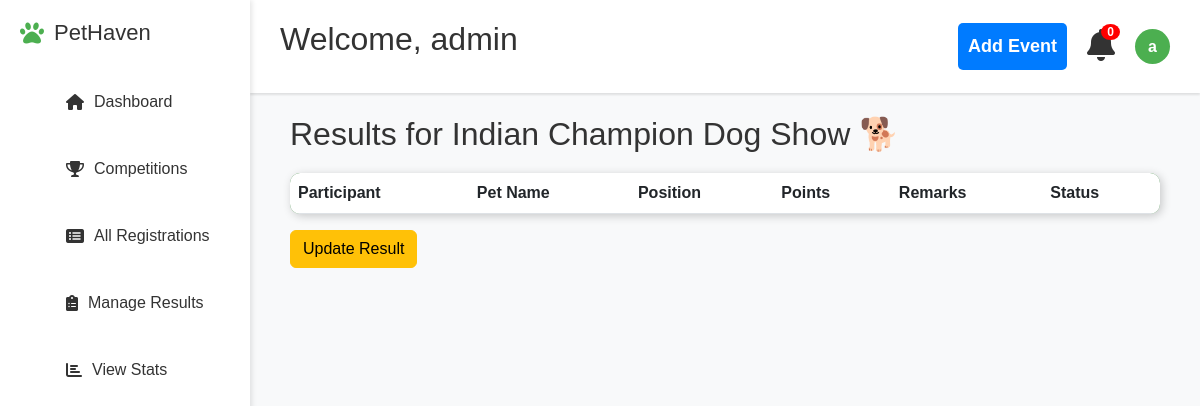
Page /event/1/results (signed in) on the earlier database version.
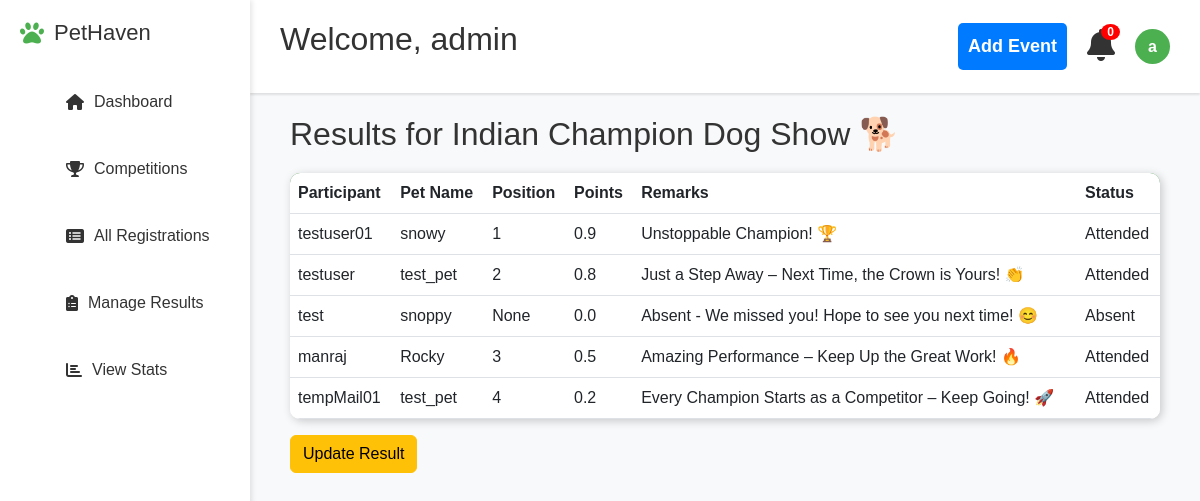
Same page on the later database version.
### models.py (models this page shows)
class User(db.Model, UserMixin):
    id = db.Column(db.Integer, primary_key=True)
    username = db.Column(db.String(100), unique=True, nullable=False)
    email = db.Column(db.String(120), unique=True, nullable=False)
    password = db.Column(db.String(60), nullable=False)
    is_admin = db.Column(db.Boolean, default=False)

class Event(db.Model):
    id = db.Column(db.Integer, primary_key=True)
    title = db.Column(db.String(200), nullable=False)
    description = db.Column(db.Text, nullable=False)
    date = db.Column(db.String(50), nullable=False)
    location=db.Column(db.String(250),nullable=False)
    prizes=db.Column(db.String(200),nullable=False)
    eligibility=db.Column(db.String(250),nullable=False)
    fee = db.Column(db.Float, default=500)
    image_filename = db.Column(db.String(200), nullable=False, default="default.jpg")

class Result(db.Model):
    id = db.Column(db.Integer, primary_key=True)
    registration_id = db.Column(db.Integer, db.ForeignKey('registration.id'), nullable=False, unique=True)
    attended = db.Column(db.Boolean, default=False, nullable=False)  # Present or Absent
    position = db.Column(db.Integer, nullable=True)  # 1,2,...
    points = db.Column(db.Float, default=0)  # Optional: Track performance points
    remarks = db.Column(db.Text, nullable=True)  # Any comments (e.g., "Great performance")
    registration = db.relationship('Registration', backref=db.backref('result', uselist=False, lazy=True))

class Registration(db.Model):
    id = db.Column(db.Integer, primary_key=True)
    user_id = db.Column(db.Integer, db.ForeignKey('user.id'), nullable=False)
    event_id = db.Column(db.Integer, db.ForeignKey('event.id'), nullable=False)
    pet_name = db.Column(db.String(100), nullable=False)
    pet_type = db.Column(db.String(100), nullable=False)
    pet_age=db.Column(db.Integer,nullable=False)
    paid = db.Column(db.Boolean, default=False)
    timestamp = db.Column(db.DateTime, default=lambda: datetime.now(timezone.utc))
    event = db.relationship('Event', backref=db.backref('registrations', lazy=True))
    user = db.relationship('User', backref=db.backref('registrations', lazy=True))

### app.py (the view)
@app.route('/event/<int:event_id>/results')
@login_required
def view_results(event_id):
    if not current_user.is_admin:
        flash("Access denied.", "danger")
        return redirect(url_for('home'))
    event = Event.query.get_or_404(event_id)
    results = Result.query.join(Registration).filter(Registration.event_id == event_id).all()
    return render_template('view_results.html', event=event, results=results)

### app.py (called while the page is built)
@login_manager.user_loader
def load_user(user_id):
    return db.session.get(User, int(user_id))

### templates/view_results.html
{% extends "base.html" %}
{% block content %}
<h2>Results for {{ event.title }}</h2>
<table class="table">
    <thead>
        <tr>
            <th>Participant</th>
            <th>Pet Name</th>
            <th>Position</th>
            <th>Points</th>
            <th>Remarks</th>
            <th>Status</th>
        </tr>
    </thead>
    <tbody>
        {% for result in results %}
        <tr>
            <td>{{ result.registration.user.username }}</td>
            <td>{{ result.registration.pet_name }}</td>
            <td>{{ result.position }}</td>
            <td>{{ result.points }}</td>
            <td>{{ result.remarks }}</td>
            <td>{{ "Attended" if result.attended else "Absent" }}</td>
        </tr>
        {% endfor %}
    </tbody>
</table>
<a href="{{ url_for('update_result', event_id=event.id) }}" class="btn btn-warning">Update Result</a>
{% endblock %}

### templates/base.html (shortened to what this page needs)
<!DOCTYPE html>
<html lang="en">
<head>
    <link rel="stylesheet" href="https://cdnjs.cloudflare.com/ajax/libs/font-awesome/6.0.0/css/all.min.css">
    <link href="https://cdn.jsdelivr.net/npm/bootstrap@5.3.0/dist/css/bootstrap.min.css" rel="stylesheet">
    <link rel="stylesheet" href="{{ url_for('static', filename='css/style.css') }}">
</head>
<body>
    {% if current_user.is_authenticated %}
        <div class="navbar" id="navbar">
            <h2>Welcome, {{ current_user.username }}</h2>
            <div class="nav-right">
                {% if current_user.is_admin %}
                    <a href="{{ url_for('add_event') }}" class="add-event-btn"> Add  Event</a>
                    {% endif %}
                <div class="notification">
                    <i class="fas fa-bell fa-2x"></i>
                    <span class="badge">0</span>
                </div>
                <div class="profile-dropdown">
                    <div class="profile" onclick="toggleDropdown()">
                        <div class="profile-pic">{{ current_user.username[0] }}</div>
                    </div>
                </div>
            </div>
            </div>
            <div class="sidebar" id="sidebar">
                <div class="logo">
                    <i class="fas fa-paw"></i>
                    <h2>PetHaven</h2>
                </div>
                <ul class="nav-menu">
                    <li class="nav-item {% if request.endpoint == 'dashboard' %}active{% endif %}">
                        <a href="{{ url_for('dashboard') }}"><i class="fas fa-home"></i> Dashboard</a>
                    </li>
                    <li class="nav-item {% if request.endpoint == 'competitions' %}active{% endif %}">
                        <a href="{{ url_for('competitions') }}"><i class="fas fa-trophy"></i> Competitions</a>
                    </li>
                    <li class="nav-item {% if request.endpoint == 'registrations' %}active{% endif %}">
                        {% if current_user.is_admin %}
                            <a href="{{ url_for('all_registrations') }}"><i class="fas fa-list-alt"></i> All Registrations</a>
                        {% else %}
                            <a href="{{ url_for('registrations') }}"><i class="fas fa-calendar-check"></i> My Registrations</a>
                        {% endif %}
                    </li>
                    {% if current_user.is_admin %}
                    <li class="nav-item {% if request.endpoint == 'manage_results' %}active{% endif %}">
                        <a href="{{ url_for('manage_results') }}"><i class="fas fa-clipboard-list"></i> Manage Results</a>
                    </li>
                    {% endif %}
                    {% if current_user.is_admin %}
                    <li class="nav-item {% if request.endpoint == 'event_statistics' %}active{% endif %}">
                        <a href="{{ url_for('event_statistics') }}">
                            <i class="fas fa-chart-bar"></i> View Stats
                        </a>
                    </li>
                    {% endif %}
                </ul>
            </div>
    {% endif %}
    <div class="main-content">
        {% block content %}{% endblock %}
    </div>
</body>
</html>

### static/css/style.css (style rules this page uses)
body { font-family: 'Poppins', Arial, sans-serif; margin: 0px; padding: 0; margin-top: 75px; background-color: #f8f9fa; height: 100vh; color: #333; }
.sidebar { position: fixed; left: 0; top: 0; height: 100%; width: 250px; background: white; box-shadow: 2px 0 5px rgba(0,0,0,0.1); padding: 20px; z-index: 990; transform: translateX(0); transition: transform 0.3s ease-in-out; }
.logo { display: flex; align-items: center; gap: 10px; margin-bottom: 30px; }
.logo i { color: #4CAF50; font-size: 24px; }
.logo h2 { font-size: 22px; margin: 0; }
.nav-menu { list-style: none; }
.nav-item { margin: 15px 0; padding: 12px; border-radius: 8px; cursor: pointer; }
.nav-item a { text-decoration: none; color: inherit; display: flex; align-items: center; width: 100%; padding: 2px; background-color: none; }
.nav-item i { margin-right: 10px; }
.navbar { position: fixed; left: 250px; top: 0; width: calc(100% - 250px); display: flex; align-items: center; background: white; padding: 15px 30px; z-index: 100; box-shadow: 0 2px 2px rgba(0,0,0,0.1); transition: left 0.3s ease-in-out, width 0.3s ease-in-out; }
.navbar h2 { flex: 1; padding-top: 5px; text-align: start; }
.nav-right { display: flex; align-items: center; gap: 20px; }
.notification { position: relative; cursor: pointer; }
.badge { position: absolute; top: -5px; right: -5px; background: red; color: white; padding: 2px 6px; border-radius: 50%; font-size: 12px; }
.profile { display: flex; align-items: center; gap: 10px; }
.profile-pic { width: 35px; height: 35px; border-radius: 50%; background: #4CAF50; display: flex; align-items: center; justify-content: center; color: white; font-weight: bold; }
.main-content { margin-left: 250px; padding: 40px; z-index: 10000; min-width: 500px; width: calc(100% - 250px); }
.profile-dropdown { position: relative; cursor: pointer; }
.profile { display: flex; align-items: center; gap: 10px; cursor: pointer; }
.add-event-btn { display: inline-block; background: #1d1de4; color: white; padding: 10px 20px; border-radius: 5px; text-decoration: none; font-weight: bold; transition: background 0.3s; border: none; cursor: pointer; }
.table { background: white; border-radius: 10px; overflow: hidden; box-shadow: 2px 2px 10px rgba(0, 0, 0, 0.2); }
thead { background: #2e7d32; color: white; }
h2 { margin-bottom: 20px; }
.add-event-btn { width: 100%; background-color: #007bff; color: white; padding: 10px; font-size: 18px; border: none; border-radius: 5px; cursor: pointer; transition: background 0.3s ease; }

Differences in the rows shown:
added Result: registration.user.username "testuser01", registration.pet_name "snowy", position "1", points "0.9", remarks "Unstoppable Champion! 🏆", attended "Attended"
added Result: registration.user.username "testuser", registration.pet_name "test_pet", position "2", points "0.8", remarks "Just a Step Away – Next Time, the Crown is Yours! 👏", attended "Attended"
added Result: registration.user.username "test", registration.pet_name "snoppy", position "None", points "0.0", remarks "Absent - We missed you! Hope to see you next time! 😊", attended "Absent"
added Result: registration.user.username "manraj", registration.pet_name "Rocky", position "3", points "0.5", remarks "Amazing Performance – Keep Up the Great Work! 🔥", attended "Attended"
added Result: registration.user.username "tempMail01", registration.pet_name "test_pet", position "4", points "0.2", remarks "Every Champion Starts as a Competitor – Keep Going! 🚀", attended "Attended"
